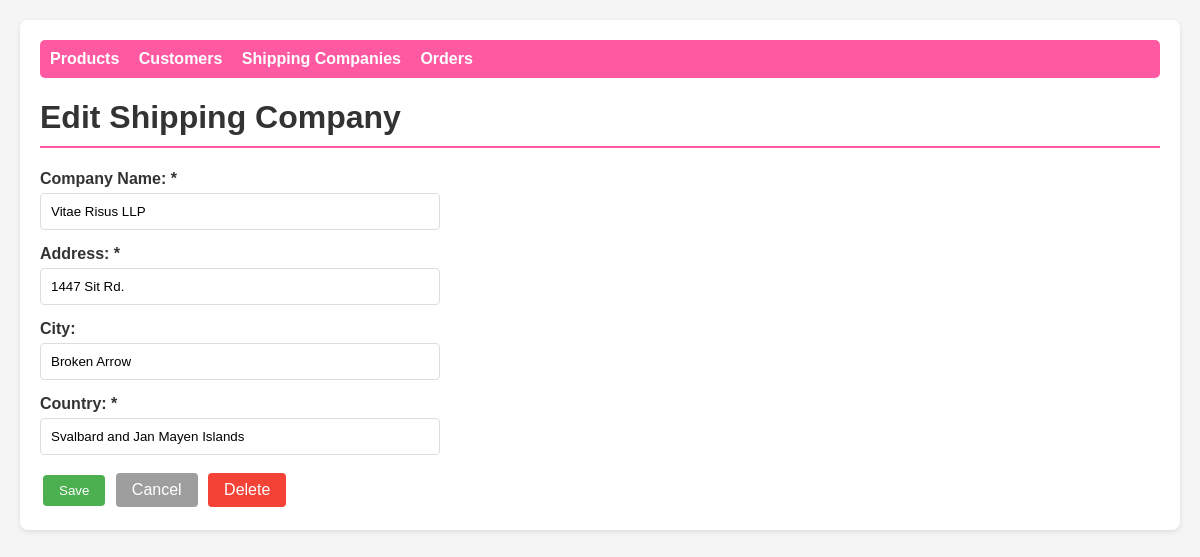
The app's page /shipping_form.php?id=1 with its own data.
### tables this page shows
CREATE TABLE ShippingCompany (
    ShippingCompanyID INT AUTO_INCREMENT PRIMARY KEY,
    CompanyName VARCHAR(50) NOT NULL,
    Address VARCHAR(50) NOT NULL,
    City VARCHAR(50),
    Country VARCHAR(50) NOT NULL
);

### shipping_form.php (the view, shortened to what this page needs)
<?php
include 'db.php';
$old = $_SESSION['old'] ?? [];
$id = $_GET['id'] ?? '';
$data = null;
if ($id != '') {
    $stmt = $conn->prepare("SELECT * FROM ShippingCompany WHERE ShippingCompanyID = ?");
    $stmt->bind_param("i", $id);
    $stmt->execute();
    $data = $stmt->get_result()->fetch_assoc();
}
function val($key, $old, $data) {
    return htmlspecialchars($old[$key] ?? $data[$key] ?? '');
}
?>
<!DOCTYPE html>
<html>
<head>
    <link rel="stylesheet" href="style.css">
</head>
<body>
<div class="container">
    <nav>
        <a href="products.php">Products</a>
        <a href="customers.php">Customers</a>
        <a href="shipping.php">Shipping Companies</a>
        <a href="orders.php">Orders</a>
    </nav>
    <h1><?= $data ? 'Edit Shipping Company' : 'New Shipping Company' ?></h1>
    <form method="POST" action="shipping_save.php">
        <div class="form-group">
            <label>Company Name: *</label>
            <input type="text" name="CompanyName" value="<?= val('CompanyName', $old, $data) ?>">
        </div>
        <div class="form-group">
            <label>Address: *</label>
            <input type="text" name="Address" value="<?= val('Address', $old, $data) ?>">
        </div>
        <div class="form-group">
            <label>City:</label>
            <input type="text" name="City" value="<?= val('City', $old, $data) ?>">
        </div>
        <div class="form-group">
            <label>Country: *</label>
            <input type="text" name="Country" value="<?= val('Country', $old, $data) ?>">
        </div>
        <div>
            <button type="submit" class="btn btn-add">Save</button>
            <a href="shipping.php" class="btn btn-cancel">Cancel</a>
            <?php if ($data): ?>
                <a href="shipping_delete.php?id=<?= $data['ShippingCompanyID'] ?>" class="btn btn-delete" onclick="return confirm('Delete this company?')">Delete</a>
            <?php endif; ?>
        </div>
    </form>
</div>
</body>
</html>

### style.css (style rules this page uses)
* { box-sizing: border-box; font-family: Arial, sans-serif; }
body { margin: 20px; background: #f5f5f5; }
.container { max-width: 1200px; margin: auto; background: white; padding: 20px; border-radius: 8px; box-shadow: 0 2px 5px rgba(0,0,0,0.1); }
h1 { color: #333; border-bottom: 2px solid #ff59a1; padding-bottom: 10px; }
nav { margin-bottom: 20px; padding: 10px; background: #ff59a1; border-radius: 5px; }
nav a { color: white; margin-right: 15px; text-decoration: none; font-weight: bold; }
.btn { padding: 8px 16px; margin: 3px; text-decoration: none; border-radius: 4px; display: inline-block; cursor: pointer; border: none; }
.btn-add { background: #4CAF50; color: white; }
.btn-delete { background: #f44336; color: white; }
.btn-cancel { background: #9e9e9e; color: white; }
.form-group { margin: 15px 0; }
.form-group label { display: block; margin-bottom: 5px; font-weight: bold; color: #333; }
.form-group input, .form-group select, .form-group textarea { width: 100%; max-width: 400px; padding: 10px; border: 1px solid #ddd; border-radius: 4px; }
a { color: #2196F3; }

### records on screen
shippingcompany: CompanyName "Vitae Risus LLP", Address "1447 Sit Rd.", City "Broken Arrow", Country "Svalbard and Jan Mayen Islands"
